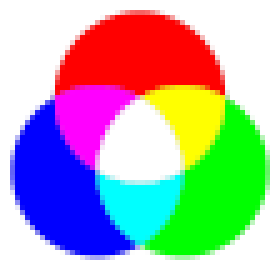
#> input picture tools/led_56.png, 56 x 56 px (shown 5 times larger)
$ python -i generate_icons.py   (imports and definitions only)
#> lines starting #> are read from the running program, lines starting #| are printed output that depends on the picture
"""
generate_icons.py - generate M5Cardputer launcher icons.

Target screen: 1.14" 240x135 IPS LCD (ST7789V2), RGB565.
Output: C headers with `static const uint16_t image_data_<app>_<size>[N]`
arrays consumed by AppIcon_t(...) in each app's _Packer.

Design:
  - 56x56 big icon, 40x40 small icon per app (matches launcher slots)
  - Background 0x3ce7 (bright green) matches the existing icon set
  - Vertical gradients + 1px outlines + tiny specular highlights
    so icons read well on a vivid IPS panel
  - Pixel-sharp edges (no anti-aliasing at this resolution)

Usage:
    python3 tools/generate_icons.py [--preview]

Each draw_* function paints one app icon onto a PIL RGB Image. Add a new
app by:
  1. writing a draw_<name>(im) -> None function,
  2. adding a tuple to ICONS = [...] below,
  3. running this script. Headers land in main/apps/<dir>/assets/.
"""

import argparse
import os
from PIL import Image, ImageDraw

# Resolve repo root from this script's location: tools/generate_icons.py
HERE = os.path.dirname(os.path.abspath(__file__))
REPO = os.path.dirname(HERE)
ROOT = os.path.join(REPO, "main", "apps")

BG_RGB = (57, 158, 57)   # 0x3ce7
# 1 = pixel-perfect (sharp 1px edges, matches set_wifi/hello/notepad reference style).
# >1 supersamples + LANCZOS-downscales → softer edges, but at 56px that reads as blur
# on the 240x135 IPS panel.
SUPERSAMPLE = 1

# Palette extracted from the default app icons (set_wifi, hello, texteditor, chat,
# repl, timer, keyboard, radio, record, ir, wifi_scan). Bold, saturated, retro
# pixel-art colors — no gradients, no anti-alias mid-tones. Use ONLY these for new
# app icons so the launcher reads as a single set.
P_BLACK    = (  0,   0,   0)
P_WHITE    = (240, 240, 240)
P_LGRAY    = (192, 192, 192)
P_GRAY     = (128, 128, 128)
P_DGRAY    = ( 64,  64,  64)
P_LBLUE    = (160, 208, 240)
P_CYAN     = (  0, 144, 192)
P_TEAL     = ( 96, 192, 176)
P_BLUE     = ( 48,  96, 144)
P_NAVY     = ( 16,  48, 112)
P_MAGENTA  = (192,  64, 144)
P_PINK     = (240, 112, 224)
P_PURPLE   = (128,   0, 128)
P_LAVENDER = (112,  96, 160)
P_BROWN    = (112,  64,  32)
P_TAN      = (192, 128,  32)
P_LIME     = (112, 224,  48)
P_GREEN    = ( 48, 144,  32)
P_DGREEN   = ( 16,  48,  16)
P_ORANGE   = (240,  96,  32)
P_YELLOW   = (224, 224, 192)
P_RED      = (200,   0,   0)

# Palette used when quantizing user-supplied images (BG is intentionally excluded —
# shapes should never quantize to the launcher background, that's reserved for the
# canvas around the shape).
PALETTE = [
    P_BLACK, P_WHITE, P_LGRAY, P_GRAY, P_DGRAY,
    P_LBLUE, P_CYAN, P_TEAL, P_BLUE, P_NAVY,
    P_MAGENTA, P_PINK, P_PURPLE, P_LAVENDER,
    P_BROWN, P_TAN, P_LIME, P_GREEN, P_DGREEN,
    P_ORANGE, P_YELLOW, P_RED,
]

def rgb_to_565(r, g, b):
    return ((r & 0xF8) << 8) | ((g & 0xFC) << 3) | (b >> 3)

# [23 lines left out: functions to_565, emit_header, not called in this run]

def fresh(side):
    return Image.new("RGB", (side, side), BG_RGB)

def _palette_image():
    """Build a PIL P-mode image carrying PALETTE for fast nearest-color quantize."""
    pal = Image.new("P", (1, 1))
    flat = []
    for c in PALETTE:
        flat.extend(c)
    # PIL needs a 256-entry palette; pad with black.
    flat.extend([0, 0, 0] * (256 - len(PALETTE)))
    pal.putpalette(flat)
    return pal

def image_to_icon(src_path, side, *, seam=True, bg=BG_RGB, alpha_threshold=128,
                  mono_color=None):
    """Convert an arbitrary image file into a flat, palette-quantized icon.

    Pipeline:
      1. open and split alpha (synthesizes full-opaque alpha for RGB/JPEG inputs)
      2. center-square crop so non-square sources don't get stretched
      3. LANCZOS downscale to `side`x`side`
      4. quantize the RGB plane to PALETTE with no dithering (sharp, retro look)
         — OR, if mono_color is set, every opaque pixel becomes mono_color (silhouette)
      5. composite quantized shape onto BG using the resized alpha mask
      6. optional 1px black "seam" outline drawn into the BG side of every shape
         boundary so the icon reads cleanly on the bright green launcher panel

    Inputs without an alpha channel keep their entire frame as the shape — pre-cut
    transparency in your source PNG for best results.
    """
    src = Image.open(src_path)
    rgba = src.convert("RGBA")
    alpha = rgba.split()[-1]
    rgb = rgba.convert("RGB")

    w, h = rgb.size
    if w != h:
        s_src = min(w, h)
        l = (w - s_src) // 2
        t = (h - s_src) // 2
        rgb = rgb.crop((l, t, l + s_src, t + s_src))
        alpha = alpha.crop((l, t, l + s_src, t + s_src))

    rgb = rgb.resize((side, side), Image.LANCZOS)
    alpha = alpha.resize((side, side), Image.LANCZOS)

    if mono_color is None:
        quantized = rgb.quantize(palette=_palette_image(), dither=0).convert("RGB")
        qp = quantized.load()
    else:
        qp = None  # silhouette mode: ignore source colors, just use mono_color

    out = Image.new("RGB", (side, side), bg)
    op = out.load()
    ap = alpha.load()
    for y in range(side):
        for x in range(side):
            if ap[x, y] < alpha_threshold:
                continue
            op[x, y] = mono_color if qp is None else qp[x, y]

    if seam:
        # Paint BG pixels that touch any shape pixel BLACK → 1px outline outside the
        # shape, so the original silhouette is preserved (no erosion of small details).
        ref = out.copy()
        rp = ref.load()
        for y in range(side):
            for x in range(side):
                if rp[x, y] != bg:
                    continue
                for nx, ny in ((x-1, y), (x+1, y), (x, y-1), (x, y+1)):
                    if 0 <= nx < side and 0 <= ny < side and rp[nx, ny] != bg:
                        op[x, y] = P_BLACK
                        break
    return out

def lerp(a, b, t):
    return tuple(int(a[i] + (b[i] - a[i]) * t) for i in range(3))

def shade(c, k):
    return tuple(max(0, min(255, int(v * k))) for v in c)

def vertical_gradient_rect(d, x0, y0, x1, y1, top_c, bot_c):
    # Flat fill (basic colors, no gradient) — keep signature for callers.
    d.rectangle((x0, y0, x1, y1), fill=top_c)

def fill_rounded_gradient(im, x0, y0, x1, y1, radius, top_c, bot_c):
    # Flat rounded fill (basic colors, no gradient) — keep signature for callers.
    ImageDraw.Draw(im).rounded_rectangle((x0, y0, x1, y1), radius=radius, fill=top_c)

# ---------- Calculator ----------
# [183 lines left out: functions draw_calc, draw_resistor, draw_mp3, draw_gemini, not called in this run]

# ---------- LED ----------
# Source: tools/led_56.png — palette-quantized via image_to_icon().
# Assumes SUPERSAMPLE=1 (see note on draw_claudemeter).
def draw_led(im):
    side = im.size[0]
    src = os.path.join(HERE, "led_56.png")
    converted = image_to_icon(src, side, seam=True)
    im.paste(converted)
    return im

# ---------- Files ----------
# Source: tools/filemanager.png — palette-quantized via image_to_icon().
# Assumes SUPERSAMPLE=1 (see note on draw_claudemeter).
# [378 lines left out: functions draw_files, draw_torch, draw_sysinfo, draw_snake, draw_tictactoe, draw_tvbgone and 4 more, not called in this run]

ICONS = [
    ("calc",        draw_calc,       "app_calculator/assets", "calc",      "image_data_calc"),
    ("resistor",    draw_resistor,   "app_resistor/assets",   "resistor",  "image_data_resistor"),
    ("mp3",         draw_mp3,        "app_mp3/assets",        "mp3",       "image_data_mp3"),
    ("gemini",      draw_gemini,     "app_gemini/assets",     "gemini",    "image_data_gemini"),
    ("led",         draw_led,        "app_led/assets",        "led",       "image_data_led"),
    ("filemanager", draw_files,      "app_files/assets",      "files",     "image_data_filemanager"),
    ("torch",       draw_torch,      "app_torch/assets",      "torch",     "image_data_torch"),
    ("sysinfo",     draw_sysinfo,    "app_sysinfo/assets",    "sysinfo",   "image_data_sysinfo"),
    ("snake",       draw_snake,      "app_snake/assets",      "snake",     "image_data_snake"),
    ("tictactoe",   draw_tictactoe,  "app_tictactoe/assets",  "tictactoe", "image_data_tictactoe"),
    ("tvbgone",     draw_tvbgone,    "app_tvbgone/assets",    "tvbgone",   "image_data_tvbgone"),
    ("blepair",     draw_blepair,    "app_blepair/assets",    "blepair",   "image_data_blepair"),
    ("env",         draw_env,        "app_env/assets",        "env",       "image_data_env"),
    ("scales",      draw_scales,     "app_scales/assets",     "scales",    "image_data_scales"),
    ("claudemeter", draw_claudemeter,"app_claudemeter/assets","claudemeter","image_data_claudemeter"),
]

# [100 lines left out: function main, not called in this run]


# [2 lines not run here, left out]

>>> from PIL import Image
>>> picture = Image.open('led_56.png')
#> picture is the input picture: PIL image 56x56 RGBA; mean R, G, B, A 78.8, 78.8, 78.8, 153.9
>>> result = draw_led(picture)
#> in image_to_icon, `alpha = rgba.split()[-1]`:
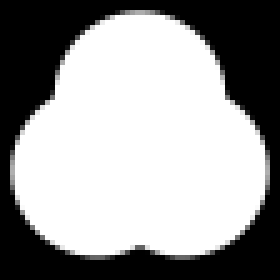
#> alpha: PIL image 56x56 L (shown 5 times larger); min 0, max 255, mean 153.9
#> in image_to_icon, `rgb = rgba.convert("RGB")`:
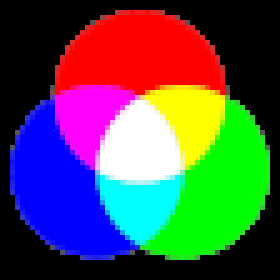
#> rgb: PIL image 56x56 RGB (shown 5 times larger); mean R, G, B 78.8, 78.8, 78.8
#> in image_to_icon, `quantized = rgb.quantize(palette=_palette_image(), dither=0).convert("..`:
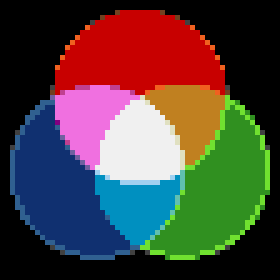
#> quantized: PIL image 56x56 RGB (shown 5 times larger); mean R, G, B 76.5, 65.8, 60.4
#> in image_to_icon, `out = Image.new("RGB", (side, side), bg)`:
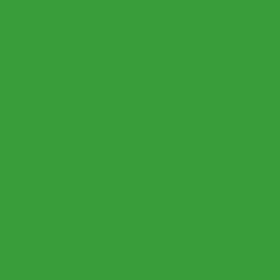
#> out: PIL image 56x56 RGB (shown 5 times larger); mean R, G, B 57, 158, 57
#> in image_to_icon, `ref = out.copy()`:
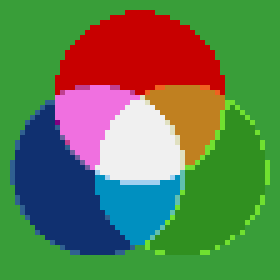
#> ref: PIL image 56x56 RGB (shown 5 times larger); mean R, G, B 95.8, 125.3, 80.9
#> in draw_led, `converted = image_to_icon(src, side, seam=True)`:
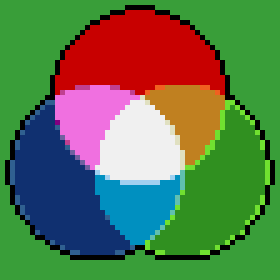
#> converted: PIL image 56x56 RGB (shown 5 times larger); mean R, G, B 93.1, 117.8, 78.2
